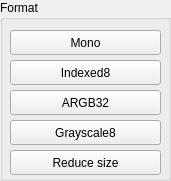
   <widget class="QGroupBox" name="groupBoxFormat">
    <property name="geometry">
     <rect>
      <x>1130</x>
      <y>700</y>
      <width>171</width>
      <height>181</height>
     </rect>
    </property>
    <property name="title">
     <string>Format</string>
    </property>
    <widget class="QPushButton" name="pushButtonMono">
     <property name="geometry">
      <rect>
       <x>10</x>
       <y>30</y>
       <width>151</width>
       <height>25</height>
      </rect>
     </property>
     <property name="toolTip">
      <string>&lt;html&gt;&lt;head/&gt;&lt;body&gt;&lt;p&gt;Transforms the RGBA image to monocolor code&lt;/p&gt;&lt;/body&gt;&lt;/html&gt;</string>
     </property>
     <property name="text">
      <string>Mono</string>
     </property>
    </widget>
    <widget class="QPushButton" name="pushButtonIndexed8">
     <property name="geometry">
      <rect>
       <x>10</x>
       <y>60</y>
       <width>151</width>
       <height>25</height>
      </rect>
     </property>
     <property name="toolTip">
      <string>&lt;html&gt;&lt;head/&gt;&lt;body&gt;&lt;p&gt;Transforms the RGBA image to indexed8 code&lt;/p&gt;&lt;/body&gt;&lt;/html&gt;</string>
     </property>
     <property name="text">
      <string>Indexed8</string>
     </property>
    </widget>
    <widget class="QPushButton" name="pushButtonARGB32">
     <property name="geometry">
      <rect>
       <x>10</x>
       <y>90</y>
       <width>151</width>
       <height>25</height>
      </rect>
     </property>
     <property name="toolTip">
      <string>&lt;html&gt;&lt;head/&gt;&lt;body&gt;&lt;p&gt;Transforms the image to ARGB32 code&lt;/p&gt;&lt;/body&gt;&lt;/html&gt;</string>
     </property>
     <property name="text">
      <string>ARGB32</string>
     </property>
    </widget>
    <widget class="QPushButton" name="pushButtonGrayscale8">
     <property name="geometry">
      <rect>
       <x>10</x>
       <y>120</y>
       <width>151</width>
       <height>25</height>
      </rect>
     </property>
     <property name="toolTip">
      <string>&lt;html&gt;&lt;head/&gt;&lt;body&gt;&lt;p&gt;Transforms the RGBA encoded image to grayscale8 &lt;/p&gt;&lt;/body&gt;&lt;/html&gt;</string>
     </property>
     <property name="text">
      <string>Grayscale8</string>
     </property>
    </widget>
    <widget class="QPushButton" name="pushButtonReduceSize">
     <property name="geometry">
      <rect>
       <x>10</x>
       <y>150</y>
       <width>151</width>
       <height>25</height>
      </rect>
     </property>
     <property name="toolTip">
      <string>&lt;html&gt;&lt;head/&gt;&lt;body&gt;&lt;p&gt;Reduces the size of the image&lt;/p&gt;&lt;/body&gt;&lt;/html&gt;</string>
     </property>
     <property name="text">
      <string>Reduce size</string>
     </property>
    </widget>
   </widget>
